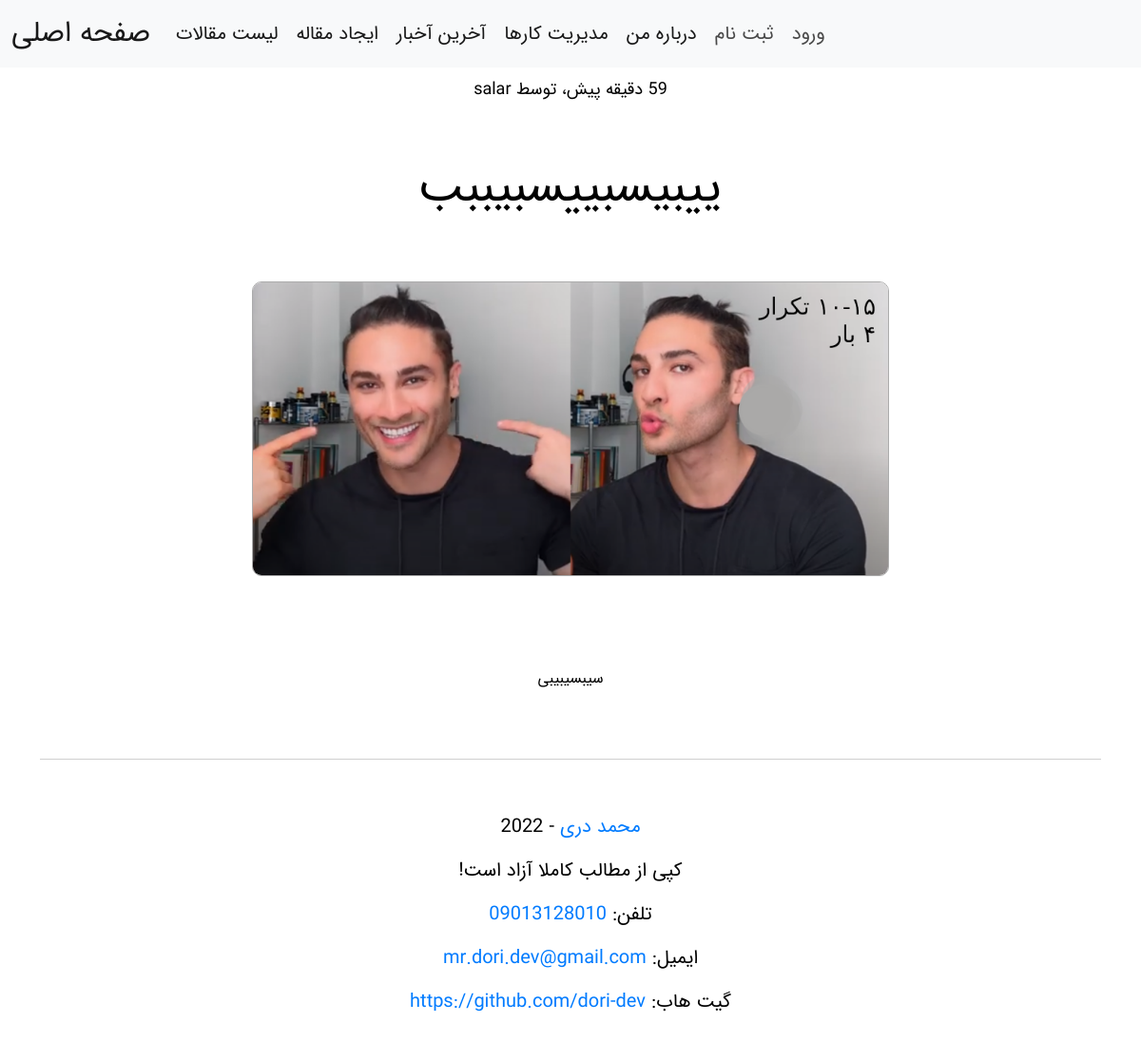
Screenshot of /articles/بسیبیبیسب-59447/ with the database file from the repository.
### articles/models.py (models this page shows, shortened)
class Article(models.Model):
    title: str = models.CharField("عنوان", max_length=256)
    slug = models.SlugField("آدرس", unique=True, allow_unicode=True)
    body: str = models.TextField("متن")
    date = models.DateTimeField(auto_now_add=True)
    image = models.ImageField("عکس", default='default.png')
    author = models.ForeignKey(User, on_delete=models.CASCADE)
    def get_date(self):
        time = humanize.naturaltime(self.date)
        if time in ["now", "الان"]:
            return "الان"
        time = time.\
            replace(",", " and").\
            replace(".", "").\
            replace("،", " and ").\
            replace("ها", "").\
            replace("  ", " ").\
            replace("ago", "")
        time = time.split("and")[0].strip()
        time = f"{time} ago"
        return " ".join(_(word) for word in time.split())

### articles/views.py (the view)
# urls.py: path("<slug>/", views.article_detail, name="detail"),
def article_detail(request, slug):
    try:
        article = models.Article.objects.get(slug=slug)
        args = {
            "article": article
        }
        return render(request, "articles/article-detail.html", args)
    except:
        return render(request, "error.html")

### articles/templates/articles/article-detail.html (shortened to what this page needs)
{% extends 'base.html' %}
{% load i18n %}
{% block content %}
<div class="content">
  <p class="date">{{article.get_date}}، توسط {{ article.author.username }}</p>
  <h1 class="small-title">
    <a class="link-title" href="">{{article.title}}</a>
  </h1>
  <div>
    <a target="_blank" href="{{ article.image.url }}">
      <img
        src="{{ article.image.url }}"
        alt="{{ article.title }}"
        width="80%"
      />
    </a>
  </div>
  <div class="content-body">
    <p>{{article.body | linebreaks}}</p>
  </div>
</div>
<hr style="color: #464646" />
<div class="footer-basic">
  <footer>
    <p class="copyright">
      <a href="https://github.com/dori-dev">محمد دری</a> - 2022
    </p>
    <p class="copyright">کپی از مطالب کاملا آزاد است!</p>
    <p class="copyright">تلفن: <a href="tel:09013128010">09013128010</a></p>
    <p class="copyright">ایمیل:
      <a href="mailto:mr.dori.dev@gmail.com">mr.dori.dev@gmail.com</a>
    </p>
    <p class="copyright">گیت هاب:
      <a href="https://github.com/dori-dev">https://github.com/dori-dev</a>
    </p>
  </footer>
</div>
{% endblock content %}

### assets/styles.css (style rules this page uses)
*, *::after, *::before { margin: 0; padding: 0; box-sizing: border-box; }
body { background-color: white; color: black; font-family: "IRAN Sans", sans-serif; font-weight: normal; }
a { color: #007bff; text-decoration: none; background-color: transparent; -webkit-text-decoration-skip: objects; }
.footer-basic { padding: 30px 0; }
.footer-basic .copyright { text-align: center; margin-top: 10px; font-size: 20px; }
.small-title { padding-top: 50px; padding-bottom: 30px; font-size: 30px; }
.content { justify-content: center; text-align: center; justify-items: center; }
.content img { border-radius: 10px; border: 1px solid #acacac; width: 80%; }
.content-body { padding: 40px 1rem; padding-top: 40px; }
@media only screen and (min-width: 768px) { .small-title { padding-top: 70px; padding-bottom: 60px; font-size: 50px; } }
@media only screen and (min-width: 768px) { .content img { border-radius: 10px; border: 1px solid #acacac; width: 60%; } }
@media only screen and (min-width: 768px) { .content-body { padding: 40px 1rem; padding-top: 80px; } }
.link-title, .link-title:hover, .link-title:visited { color: black; text-decoration: none; background-color: transparent; }
.date { margin-top: 10px; margin-bottom: -10px; font-size: 18px; }

### rows the page displays
Article: get_date "59 دقیقه پیش", author.username "salar", title "ییبیسبییسبیببب", image (picture), body "سیبسیبیبی"
